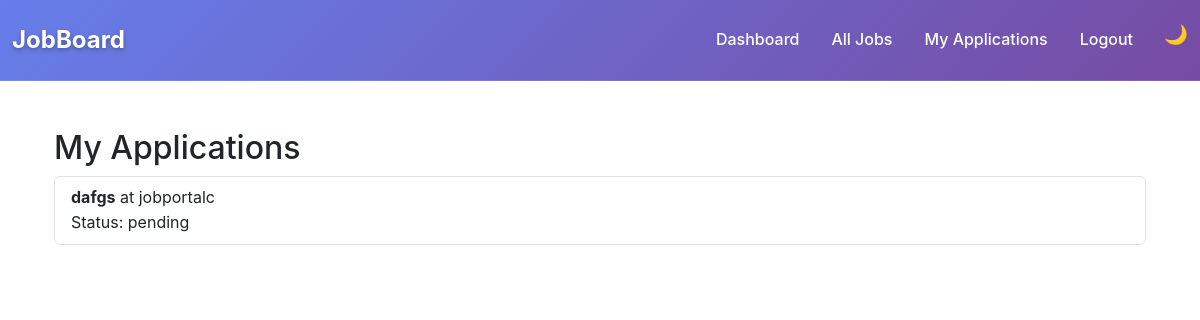
The app's page /applications/my-applications/ (signed in) with its own data.
### applications/models.py (models this page shows, shortened)
class Application(models.Model):
    STATUS_CHOICES = [
        ('pending', 'Pending'),
        ('reviewed', 'Reviewed'),
        ('accepted', 'Accepted'),
        ('rejected', 'Rejected'),
    ]
    job = models.ForeignKey(Job, on_delete=models.CASCADE, related_name='applications')
    applicant = models.ForeignKey(settings.AUTH_USER_MODEL, on_delete=models.CASCADE)
    cover_letter = models.TextField(blank=True, null=True)
    resume = models.FileField(upload_to='resumes/', blank=True, null=True)
    status = models.CharField(max_length=20, choices=STATUS_CHOICES, default='pending')
    applied_at = models.DateTimeField(auto_now_add=True)
    updated_at = models.DateTimeField(auto_now=True)
    class Meta:
        unique_together = ('job', 'applicant')  # Prevent duplicate applications
        ordering = ['-applied_at']

### jobs/models.py (models this page shows, shortened)
class Job(models.Model):
    JOB_TYPE_CHOICES = [
        ('FULL_TIME', 'Full Time'),
        ('PART_TIME', 'Part Time'),
        ('REMOTE', 'Remote'),
    ]
    title = models.CharField(max_length=255)
    description = models.TextField()
    location = models.CharField(max_length=100)
    job_type = models.CharField(max_length=20, choices=JOB_TYPE_CHOICES)
    company = models.ForeignKey(CustomUser, on_delete=models.CASCADE, limit_choices_to={'is_company': True})
    created_at = models.DateTimeField(auto_now_add=True)

### users/models.py (models this page shows, shortened)
class CustomUser(AbstractUser):
    is_company=models.BooleanField(default=False)
    is_seeker=models.BooleanField(default=False)

### applications/views.py (the view)
# urls.py: path('my-applications/', views.my_applications, name='my_applications'),
@login_required
def my_applications(request):
    if request.user.is_company:
        return redirect('dashboard')
    applications = Application.objects.filter(applicant=request.user)
    return render(request, 'applications/my_applications.html', {
        'applications': applications
    })

### applications/templates/applications/my_applications.html
{% extends 'base.html' %}
{% block content %}
<div class="container mt-5">
  <h2>My Applications</h2>
  {% if applications %}
    <ul class="list-group">
      {% for application in applications %}
        <li class="list-group-item">
          <strong>{{ application.job.title }}</strong> at {{ application.job.company.username }}
          <br> Status: {{ application.status }}
        </li>
      {% endfor %}
    </ul>
  {% else %}
    <p>You have not applied for any jobs yet.</p>
  {% endif %}
</div>
{% endblock %}

### static/css/style.css (style rules this page uses)
:root { --primary-color: #4a69bd; --primary-dark: #3c5aa6; --secondary-color: #f39c12; --success-color: #27ae60; --danger-color: #e74c3c; --warning-color: #f39c12; --info-color: #3498db; --light-color: #f8f9fa; --dark-color: #2c3e50; --gradient-primary: linear-gradient(135deg, #667eea 0%, #764ba2 100%); --gradient-secondary: linear-gradient(135deg, #f093fb 0%, #f5576c 100%); --shadow-light: 0 2px 10px rgba(0,0,0,0.1); --shadow-medium: 0 5px 25px rgba(0,0,0,0.15); --shadow-heavy: 0 10px 40px rgba(0,0,0,0.2); --border-radius: 12px; --border-radius-sm: 8px; --transition: all 0.3s cubic-bezier(0.4, 0, 0.2, 1); }
* { box-sizing: border-box; }
body { font-family: 'Inter', -apple-system, BlinkMacSystemFont, 'Segoe UI', Roboto, sans-serif; line-height: 1.6; overflow-x: hidden; }

### templates/base.html (style rules this page uses)
body { background: var(--bs-body-bg); color: var(--bs-body-color); }

### records on screen
Application: job "dafgs", job.company.username "jobportalc", status "pending"
